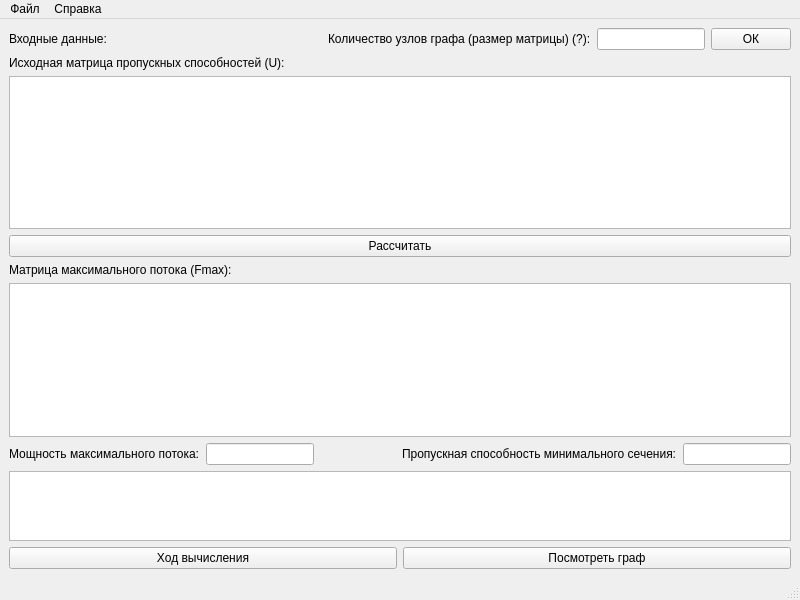
<?xml version="1.0" encoding="UTF-8"?>
<ui version="4.0">
 <class>MainWindow</class>
 <widget class="QMainWindow" name="MainWindow">
  <property name="geometry">
   <rect>
    <x>0</x>
    <y>0</y>
    <width>800</width>
    <height>600</height>
   </rect>
  </property>
  <property name="windowTitle">
   <string>MainWindow</string>
  </property>
  <widget class="QWidget" name="centralwidget">
   <layout class="QVBoxLayout" name="verticalLayout_2">
    <item>
     <layout class="QHBoxLayout" name="horizontalLayout_5">
      <item>
       <widget class="QLabel" name="label_6">
        <property name="text">
         <string>Входные данные:</string>
        </property>
       </widget>
      </item>
      <item>
       <spacer name="horizontalSpacer_2">
        <property name="orientation">
         <enum>Qt::Horizontal</enum>
        </property>
        <property name="sizeHint" stdset="0">
         <size>
          <width>40</width>
          <height>20</height>
         </size>
        </property>
       </spacer>
      </item>
      <item>
       <spacer name="horizontalSpacer">
        <property name="orientation">
         <enum>Qt::Horizontal</enum>
        </property>
        <property name="sizeHint" stdset="0">
         <size>
          <width>40</width>
          <height>20</height>
         </size>
        </property>
       </spacer>
      </item>
      <item>
       <widget class="QLabel" name="label_3">
        <property name="text">
         <string>Количество узлов графа (размер матрицы) (?):</string>
        </property>
       </widget>
      </item>
      <item>
       <widget class="QLineEdit" name="lineEdit_3"/>
      </item>
      <item>
       <widget class="QPushButton" name="pushButton">
        <property name="text">
         <string>ОК</string>
        </property>
        <property name="shortcut">
         <string>Return</string>
        </property>
       </widget>
      </item>
     </layout>
    </item>
    <item>
     <widget class="QLabel" name="label_4">
      <property name="text">
       <string>Исходная матрица пропускных способностей (U):</string>
      </property>
     </widget>
    </item>
    <item>
     <widget class="QTableWidget" name="tableWidget">
      <property name="gridStyle">
       <enum>Qt::DashLine</enum>
      </property>
     </widget>
    </item>
    <item>
     <widget class="QPushButton" name="pushButton_2">
      <property name="text">
       <string>Рассчитать</string>
      </property>
     </widget>
    </item>
    <item>
     <widget class="QLabel" name="label_5">
      <property name="text">
       <string>Матрица максимального потока (Fmax):</string>
      </property>
     </widget>
    </item>
    <item>
     <widget class="QTableWidget" name="tableWidget_2">
      <property name="gridStyle">
       <enum>Qt::DashLine</enum>
      </property>
     </widget>
    </item>
    <item>
     <layout class="QHBoxLayout" name="horizontalLayout">
      <item>
       <widget class="QLabel" name="label">
        <property name="text">
         <string>Мощность максимального потока:</string>
        </property>
       </widget>
      </item>
      <item>
       <widget class="QLineEdit" name="lineEdit"/>
      </item>
      <item>
       <spacer name="horizontalSpacer_3">
        <property name="orientation">
         <enum>Qt::Horizontal</enum>
        </property>
        <property name="sizeType">
         <enum>QSizePolicy::MinimumExpanding</enum>
        </property>
        <property name="sizeHint" stdset="0">
         <size>
          <width>40</width>
          <height>20</height>
         </size>
        </property>
       </spacer>
      </item>
      <item>
       <widget class="QLabel" name="label_2">
        <property name="text">
         <string>Пропускная способность минимального сечения:</string>
        </property>
       </widget>
      </item>
      <item>
       <widget class="QLineEdit" name="lineEdit_2"/>
      </item>
     </layout>
    </item>
    <item>
     <widget class="QTextEdit" name="textEdit">
      <property name="maximumSize">
       <size>
        <width>16777215</width>
        <height>100</height>
       </size>
      </property>
      <property name="font">
       <font>
        <pointsize>9</pointsize>
       </font>
      </property>
      <property name="lineWrapMode">
       <enum>QTextEdit::NoWrap</enum>
      </property>
      <property name="readOnly">
       <bool>true</bool>
      </property>
     </widget>
    </item>
    <item>
     <layout class="QHBoxLayout" name="horizontalLayout_2">
      <item>
       <widget class="QPushButton" name="pushButton_3">
        <property name="text">
         <string>Ход вычисления</string>
        </property>
       </widget>
      </item>
      <item>
       <widget class="QPushButton" name="pushButton_4">
        <property name="text">
         <string>Посмотреть граф</string>
        </property>
       </widget>
      </item>
     </layout>
    </item>
   </layout>
  </widget>
  <widget class="QMenuBar" name="menubar">
   <property name="geometry">
    <rect>
     <x>0</x>
     <y>0</y>
     <width>800</width>
     <height>25</height>
    </rect>
   </property>
   <widget class="QMenu" name="menu">
    <property name="title">
     <string>Файл</string>
    </property>
    <widget class="QMenu" name="menu_2">
     <property name="title">
      <string>Сохранить</string>
     </property>
     <addaction name="action_3"/>
     <addaction name="action_4"/>
    </widget>
    <addaction name="action"/>
    <addaction name="menu_2"/>
   </widget>
   <widget class="QMenu" name="menu_3">
    <property name="title">
     <string>Справка</string>
    </property>
    <addaction name="action_2"/>
    <addaction name="action_5"/>
   </widget>
   <addaction name="menu"/>
   <addaction name="menu_3"/>
  </widget>
  <widget class="QStatusBar" name="statusbar"/>
  <action name="action">
   <property name="text">
    <string>Открыть</string>
   </property>
  </action>
  <action name="action_3">
   <property name="text">
    <string>Исходные данные</string>
   </property>
  </action>
  <action name="action_4">
   <property name="text">
    <string>Ответ</string>
   </property>
  </action>
  <action name="action_2">
   <property name="text">
    <string>О программе</string>
   </property>
  </action>
  <action name="action_5">
   <property name="text">
    <string>Использование</string>
   </property>
  </action>
 </widget>
 <resources/>
 <connections/>
</ui>
